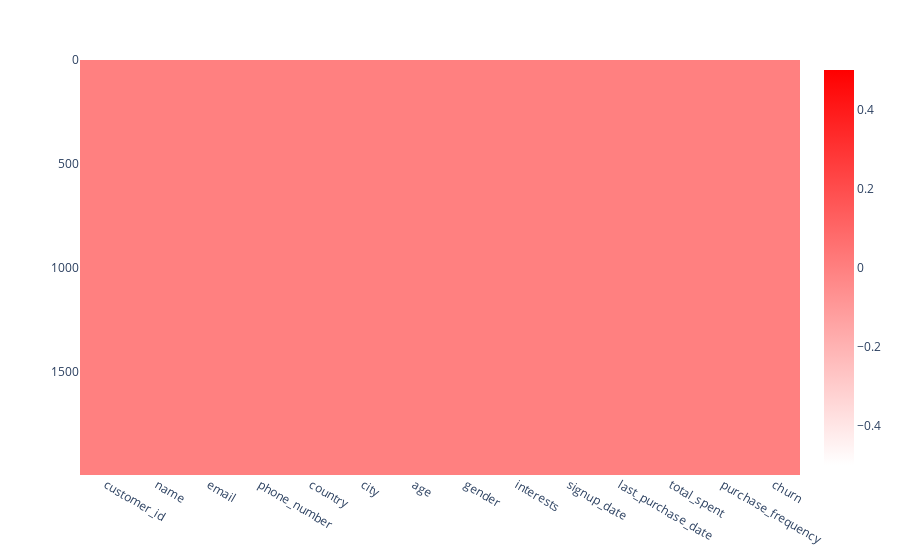

Notebook code cell kept with this figure:
### Markdown cell above
Like the name column, there's a similar outcome. Both email holders are entirely different people but it isn't proper for more than one person to hare an email. This is would impact our marketing outreach as we don't who owns the correct email contact. In a business sense, we can forward ther details to the data acquisition dept to reach out and correct this error (since they are just four number)...meanwhile these individuals would be omitted during email campaigns until corection is effected.

### Code cell
# checking for missing values

px.imshow(customer.isna(), color_continuous_scale=["white", "red"])

### Figure 1 — Plotly figure (JSON) as saved in the notebook; plotly's stock layout.template omitted (floating-point values rounded to 4 significant figures; data arrays with more than 128 entries replaced by an {"elided": "..."} marker saying what was removed)
{"data": [{"coloraxis": "coloraxis", "hovertemplate": "x: %{x}<br>y: %{y}<br>color: %{z}<extra></extra>", "name": "0", "type": "heatmap", "x": ["customer_id", "name", "email", "phone_number", "country", "city", "age", "gender", "interests", "signup_date", "last_purchase_date", "total_spent", "purchase_frequency", "churn"], "xaxis": "x", "y": {"elided": "2000 int values"}, "yaxis": "y", "z": {"elided": "2000x14 int values"}}], "layout": {"coloraxis": {"colorscale": [[0, "white"], [1, "red"]]}, "margin": {"t": 60}, "xaxis": {"anchor": "y", "constrain": "domain", "domain": [0, 1], "scaleanchor": "y"}, "yaxis": {"anchor": "x", "autorange": "reversed", "constrain": "domain", "domain": [0, 1]}}}
